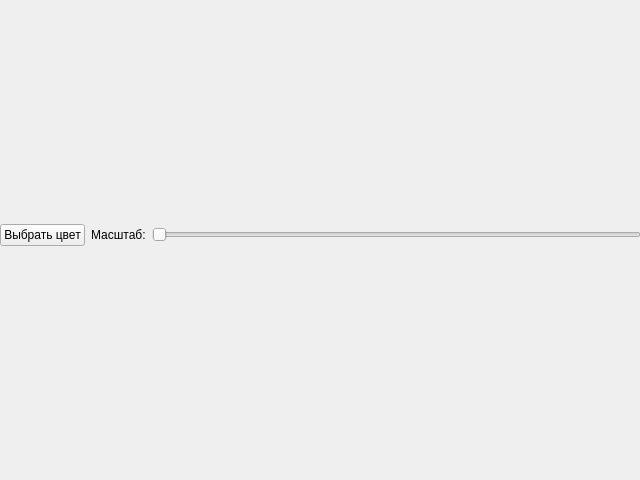
<?xml version="1.0" encoding="UTF-8"?>
<ui version="4.0">
 <class>MainWindow</class>
 <widget class="QMainWindow" name="MainWindow">
  <property name="geometry">
   <rect>
    <x>0</x>
    <y>0</y>
    <width>640</width>
    <height>480</height>
   </rect>
  </property>
  <property name="windowTitle">
   <string>MainWindow</string>
  </property>
  <widget class="QWidget" name="centralwidget">
   <property name="sizePolicy">
    <sizepolicy hsizetype="Expanding" vsizetype="Expanding">
     <horstretch>0</horstretch>
     <verstretch>0</verstretch>
    </sizepolicy>
   </property>
   <widget class="QWidget" name="verticalLayoutWidget">
    <property name="geometry">
     <rect>
      <x>0</x>
      <y>0</y>
      <width>641</width>
      <height>471</height>
     </rect>
    </property>
    <layout class="QVBoxLayout" name="layout">
     <property name="sizeConstraint">
      <enum>QLayout::SetNoConstraint</enum>
     </property>
     <item>
      <layout class="QHBoxLayout" name="control_layout">
       <item>
        <widget class="QPushButton" name="color_button">
         <property name="sizePolicy">
          <sizepolicy hsizetype="Preferred" vsizetype="Maximum">
           <horstretch>0</horstretch>
           <verstretch>0</verstretch>
          </sizepolicy>
         </property>
         <property name="text">
          <string>Выбрать цвет</string>
         </property>
        </widget>
       </item>
       <item>
        <widget class="QLabel" name="label">
         <property name="text">
          <string>Масштаб:</string>
         </property>
        </widget>
       </item>
       <item>
        <widget class="QSlider" name="scale_slider">
         <property name="orientation">
          <enum>Qt::Horizontal</enum>
         </property>
        </widget>
       </item>
      </layout>
     </item>
    </layout>
   </widget>
  </widget>
 </widget>
 <resources/>
 <connections/>
</ui>
